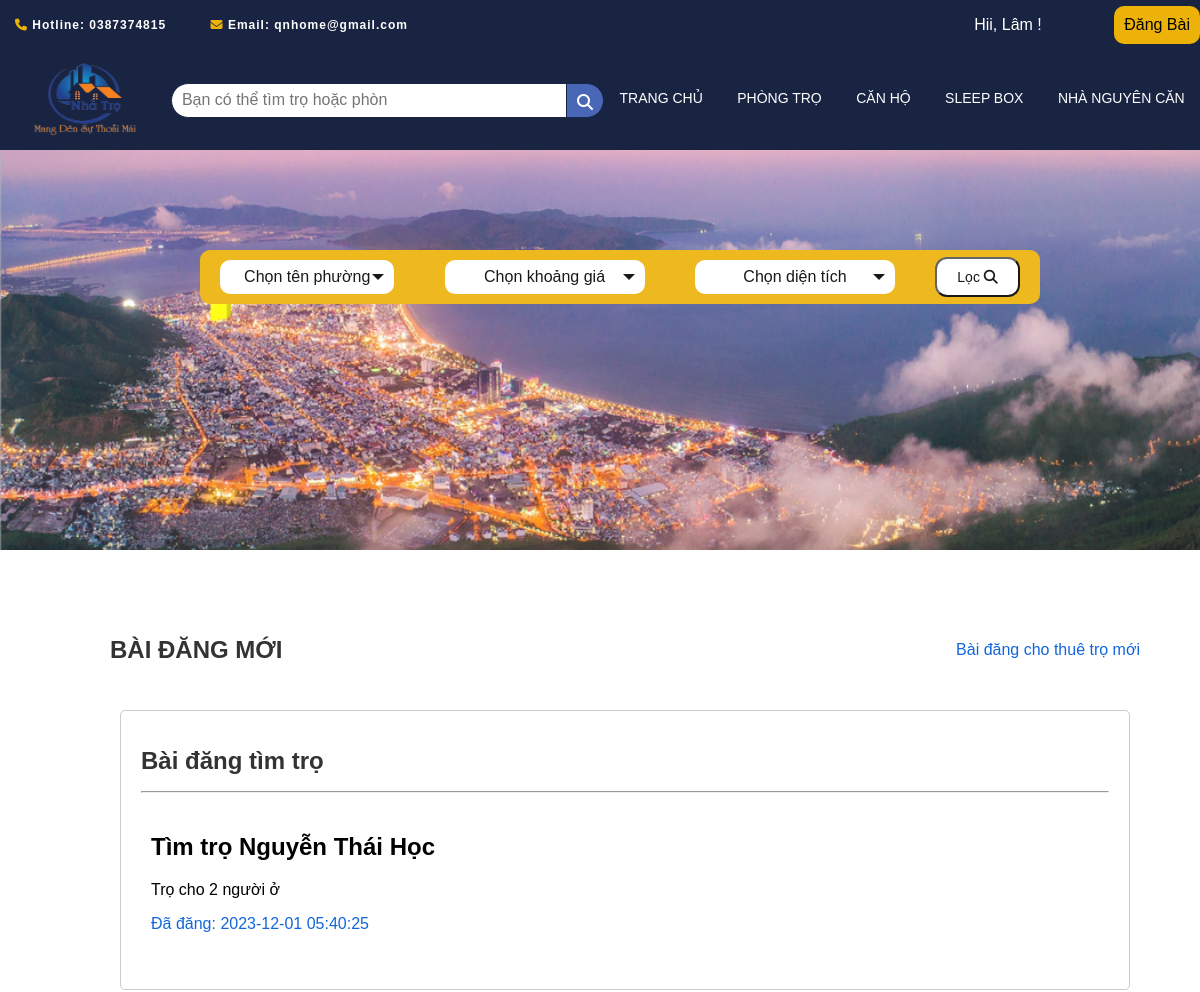
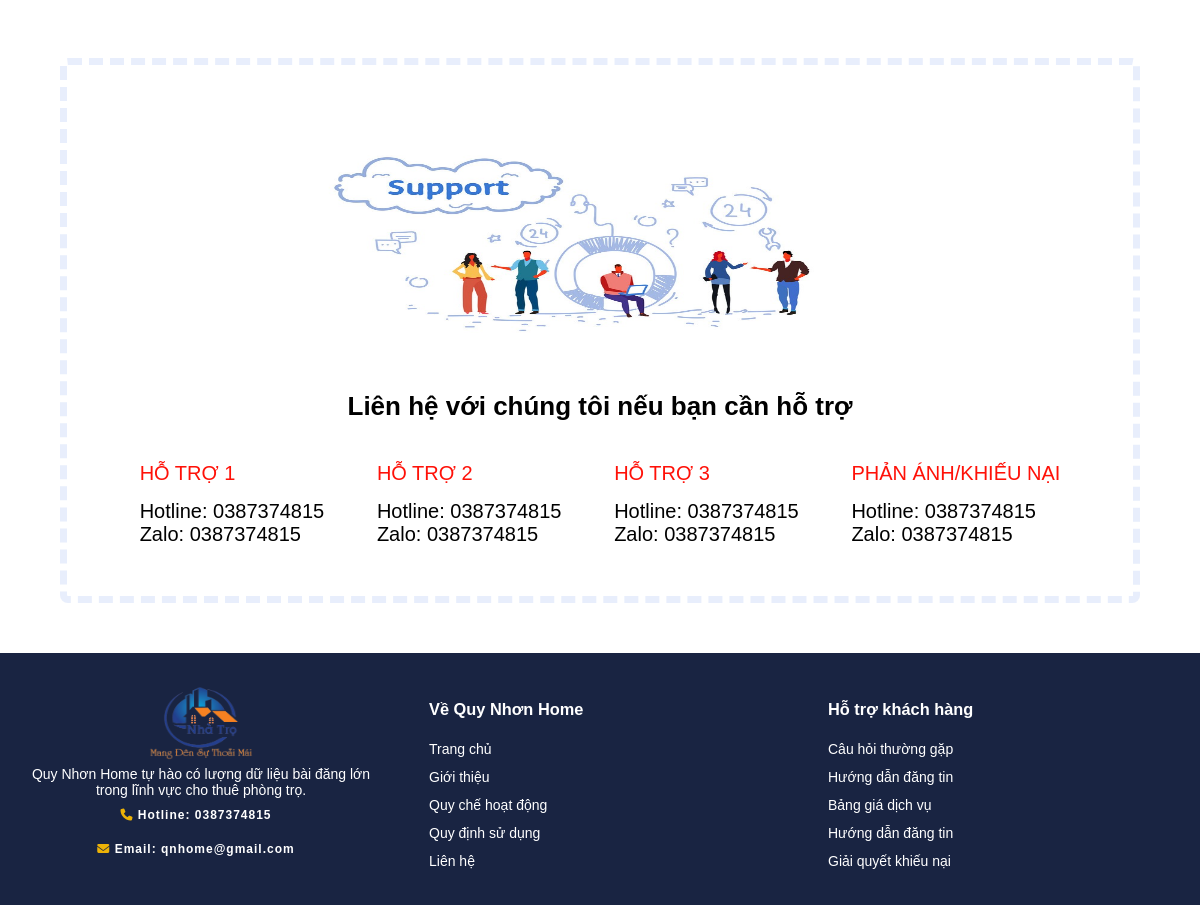
The app's page /baidangtimtromoi.php (signed in) with its own data (2 pictures, top to bottom).
### tables this page shows
CREATE TABLE IF NOT EXISTS `timtro` (
  `Id_TimTro` int(11) NOT NULL AUTO_INCREMENT,
  `TenBaiViet` text DEFAULT NULL,
  `NoiDung` text DEFAULT NULL,
  `Id_User` int(11) DEFAULT NULL,
  `status` enum('pending','approved','rejected') NOT NULL,
  `ThoiGianDang` datetime DEFAULT NULL,
  PRIMARY KEY (`Id_TimTro`),
  KEY `Id_User` (`Id_User`)
);

### baidangtimtromoi.php (the view, shortened to what this page needs)
<!DOCTYPE html>
<html lang="en">
<head>
    <link rel="stylesheet" href="/css/trangchu.css" />
    <link rel="stylesheet" href="https://cdnjs.cloudflare.com/ajax/libs/font-awesome/6.4.0/css/all.min.css" />
</head>
<body>
    <?php
    require 'layout/header.php';
    ?>
    <div class="page-homeqn-content">
        <div class="filter">
            <div class="filter-list">
                <div class="custom-select" style="width: 174px">
                    <select class="select">
                        <option value="0" style="border-radius: 20px">
                            Chọn tên phường
                        </option>
                    </select>
                </div>
                <div class="custom-select" style="width: 200px; margin-left: 10px">
                    <select class="select">
                        <option value="0">Chọn khoảng giá</option>
                    </select>
                </div>
                <div class="custom-select" style="width: 200px; margin-left: 10px">
                    <select class="select">
                        <option value="0">Chọn diện tích</option>
                    </select>
                </div>
                <button>Lọc <i class="fa fa-search"></i></button>
            </div>
        </div>
    </div>
    <div id="main">
        <div class="main-content">
            <div class="top-list">
                <div class="title-content">
                    <h1>BÀI ĐĂNG MỚI</h1>
                    <a href="trangchu.php">Bài đăng cho thuê trọ mới</a>
                </div>
                <?php
                $kn = mysqli_connect("localhost", "root", "", "webtimtro") or die("Không kết nối được");
                mysqli_set_charset($kn, "utf8mb4");
                $caulenh = "select * from timtro where status='approved'";
                $result = mysqli_query($kn, $caulenh);
                echo "<div class='container'>
                    <div class='column'>
                        <h1>Bài đăng tìm trọ</h1>
                        <hr>";
                while ($row = mysqli_fetch_array($result)) {
                    $id = $row["Id_TimTro"];
                    echo "<div class='tongquat'>
                <a href='trangphongchitiet.php?id=$id'>
                <div class='noidungtimtro'>
                    <h2>" . $row["TenBaiViet"] . "</h2>
                    <p>" . $row["NoiDung"] . "</p>
                    <p class='timeup'>Đã đăng: " . $row["ThoiGianDang"] . "</p>
                </div></a>
            </div>";
                }
                echo ' </div>';
                echo '</div>
                    </div>';
                ?>
            </div>
        </div>
    <section id="support-container">
        <div class="bg-support">
            <img src="images/bg-support.jpg" alt="support image">
        </div>
        <div class="title-support">
            <p>Liên hệ với chúng tôi nếu bạn cần hỗ trợ</p>
        </div>
        <div class="content-support">
            <div class="content-support-contact">
                <span>HỖ TRỢ 1</span>
                <a target="_blank" href="tel: +8487374815" class="contact-info">Hotline: 0387374815</a>
                <a target="_blank" href="https://chat.zalo.me/0387374815" class="contact-info">Zalo: 0387374815</a>
            </div>
            <div class="content-support-contact">
                <span>HỖ TRỢ 2</span>
                <a target="_blank" href="tel: +8445440835" class="contact-info">Hotline: 0387374815</a>
                <a target="_blank" href="https://chat.zalo.me/0387374815" class="contact-info">Zalo: 0387374815</a>
            </div>
            <div class="content-support-contact">
                <span>HỖ TRỢ 3</span>
                <a target="_blank" href="tel: +8487374815" class="contact-info">Hotline: 0387374815</a>
                <a target="_blank" href="https://chat.zalo.me/0387374815" class="contact-info">Zalo: 0387374815</a>
            </div>
            <div class="content-support-contact">
                <span>PHẢN ÁNH/KHIẾU NẠI</span>
                <a target="_blank" href="tel: +8487374815" class="contact-info">Hotline: 0387374815</a>
                <a target="_blank" href="https://chat.zalo.me/0387374815" class="contact-info">Zalo: 0387374815</a>
            </div>
        </div>
    </section>
    <?php
    require 'layout/footer.php';
    ?>
</body>
</html>

### css/trangchu.css (style rules this page uses)
* { box-sizing: border-box; outline: 0; font-family: 'Quicksand', sans-serif; }
body { margin: 0; padding: 0; }
a { text-decoration: none; }
.page-homeqn-content { width: 100%; height: 400px; background-image: url(../images/bg_image2.png); opacity: 0.9; background-position: center; background-repeat: no-repeat; background-size: cover; position: relative; }
.filter { width: 70%; height: 54px; position: absolute; border-radius: 10px; margin-top: 100px; margin-left: 200px; background-color: #ecb207; }
.filter-list { display: flex; text-align: center; justify-content: space-around; align-items: center; height: 100%; }
.custom-select { position: relative; font-family: Arial; }
.custom-select select { display: none; border-radius: 20px; }
.filter-list button { background-color: rgb(255, 255, 255); padding: 10px 20px; border-radius: 12px; font-size: 14px; }
#main { width: 90%; margin: 0 auto; margin-top: 50px; margin-bottom: 50px; display: flex; }
section { margin-bottom: 20px; padding: 20px; background-color: #fff; border: 1px solid #dededd; border-radius: 8px; }
section span { margin-top: 0px; margin-bottom: 15px; }
#main .main-content { float: left; width: 100%; height: auto; margin-left: 50px; }
.title-content { display: flex; align-items: center; justify-content: space-between; margin-top: 20px; margin-bottom: 20px; }
.title-content a { text-decoration: none; color: #1266dd; }
section#support-container { width: 90%; margin: 0 auto; margin-bottom: 50px; padding-top: 50px; padding-bottom: 50px; border: 7px dashed #e8eefc; }
#support-container .bg-support img { width: 100%; height: 100%; background-size: cover; }
#support-container .bg-support { margin: 0 auto; width: 600px; height: 250px; background-size: cover; }
.title-support p { display: flex; justify-content: center; font-size: 26px; font-weight: 600; }
.content-support { display: flex; text-align: center; justify-content: space-evenly; margin-top: 40px; }
.content-support-contact span, .content-support-contact a { display: flex; font-size: 20px; }
.content-support-contact span { text-decoration: none; color: #ff1108; font-weight: 500; }
.content-support-contact a { text-decoration: none; color: #000000; }
.tongquat { max-width: 100%; max-height: 100%; padding: 10px; margin: 10px 0; display: flex; justify-content: space-between; align-items: center; }
.tongquat a { color: black; text-decoration: none; }
.container { display: flex; flex-direction: column; }
.column { flex: 1; padding: 20px; border: 1px solid #ccc; margin: 10px; border-radius: 5px; }
h1 { font-size: 24px; color: #333; }
.timeup { color: #1266dd; }
.container { height: 100%; }

### records on screen
timtro: TenBaiViet "Tìm trọ Nguyễn Thái Học", NoiDung "Trọ cho 2 người ở", ThoiGianDang "2023-12-01 05:40:25"

### other values on screen
$_SESSION['ten'] "Lâm"
